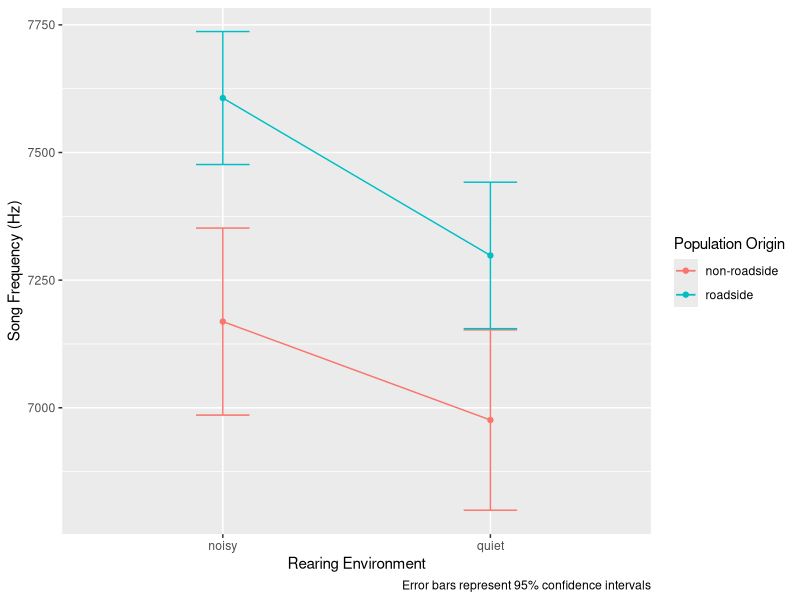

Write the R code that produced this figure.
## ---- chunk 1
library(tidyverse)
library(car)
library(here)
## ---- chunk 2
gh <- read_csv(here("data", "grasshopper_song.csv"))
gh
## ---- chunk 3
m1 <- glm(LocMax ~ Origin + Treatment + Origin:Treatment, 
          family = gaussian, data = gh)

m1 <- glm(LocMax ~ Origin * Treatment, 
          family = gaussian, data = gh)
## ---- chunk 4
Anova(m1)
## ---- chunk 5
coef(m1)
## ---- chunk 6
levels(as.factor(gh$Origin))
## ---- chunk 7
m1b <- glm(LocMax ~ -1 + Origin:Treatment, 
          family = gaussian, data = gh)
coef(m1b)
confint(m1b)
## ---- chunk 8
plotdata <- tibble(Origin = c("non-roadside", "roadside", "non-roadside", "roadside"),
                   Treatment = c("noisy", "noisy", "quiet", "quiet"),
                   LocMax = coef(m1b),
                   ci.lower = confint(m1b)[ , 1], #just the first column from confint()
                   ci.upper = confint(m1b)[ , 2]) #second column
plotdata
## ---- chunk 9
ggplot(plotdata, aes(x = Treatment, y = LocMax, color = Origin)) +
  geom_point() +
  geom_line(aes(group = Origin)) +
  geom_errorbar(aes(ymin = ci.lower, ymax = ci.upper), width = 0.2) +
  labs(x = "Rearing Environment",
       y = "Song Frequency (Hz)",
       color = "Population Origin",
       caption = "Error bars represent 95% confidence intervals")

